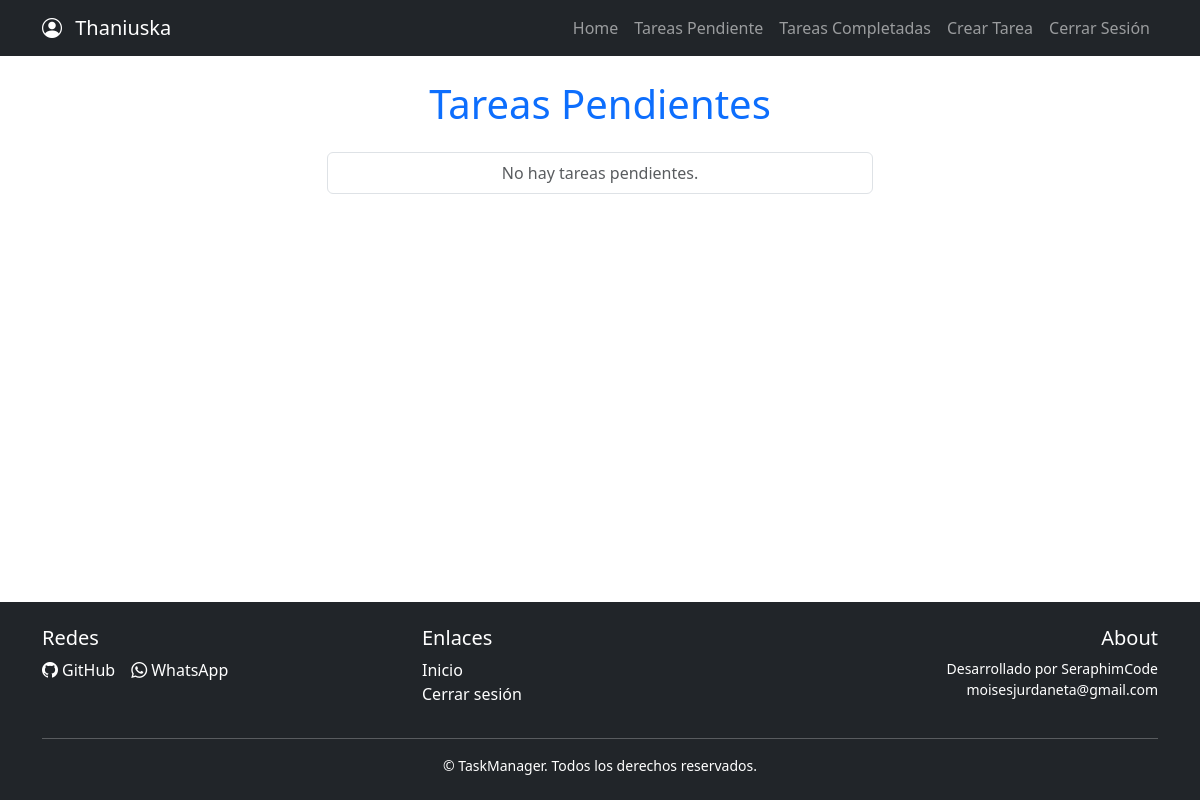
The app's page /tarea/ (signed in), older data.
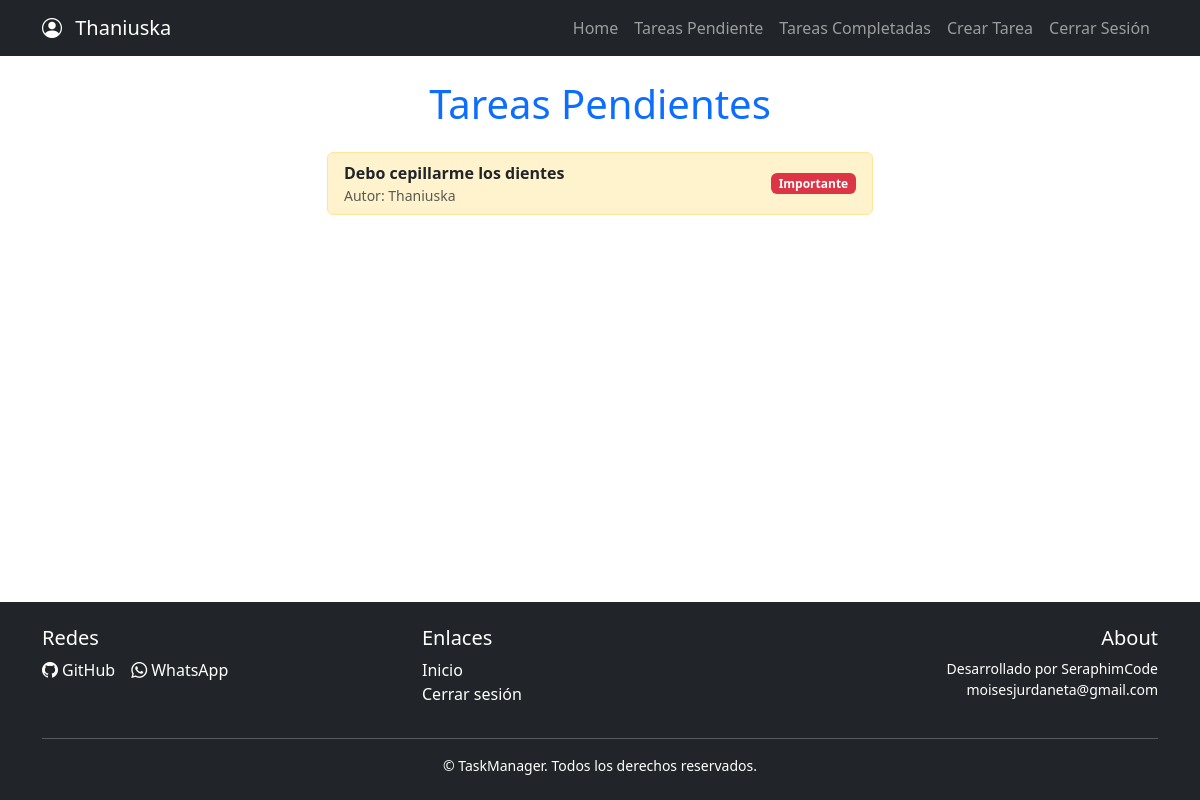
The same page, newer data.
### tareas/models.py (models this page shows, shortened)
class Tarea(models.Model):
    title = models.CharField(max_length=100)
    description = models.TextField(blank=True)
    created_at = models.DateTimeField(auto_now_add=True)
    datecomplete = models.DateTimeField(null=True,)
    important = models.BooleanField(default=False)
    user = models.ForeignKey(User, on_delete=models.CASCADE)

### tareas/views.py (the view)
# urls.py: path('tarea/', views.tarea, name='tarea'),
@login_required
def tarea(request):
    tareas = Tarea.objects.filter(user=request.user,datecomplete__isnull=True)
    return render(request, 'tarea.html', {'tareas': tareas})

### tareas/templates/tarea.html
{% extends 'base.html' %}
{% block content %}
 <main class="container mt-4">
  <div class="row">
    <div class="col-md-6 offset-md-3">
      <h1 class="mb-4 text-center text-primary">Tareas Pendientes</h1>
      <ul class="list-group">
        {% for tarea in tareas %}
          <li class="list-group-item d-flex justify-content-between align-items-center {% if tarea.important %}list-group-item-warning{% endif %}">
            <div>
              <a href="{% url 'detalle_tarea' tarea.id %}" class="text-decoration-none text-dark fw-bold">
                {{ tarea.title }}
              </a>
              <small class="d-block text-muted">Autor: {{ tarea.user.username }}</small>
            </div>
            {% if tarea.important %}
              <span class="badge bg-danger">Importante</span>
            {% endif %}
          </li>
        {% empty %}
          <li class="list-group-item text-center text-muted">No hay tareas pendientes.</li>
        {% endfor %}
      </ul>
    </div>
  </div>
</main>
{% endblock %}

### tareas/templates/base.html (shortened to what this page needs)
<!DOCTYPE html>
<html lang="en">
  <head>
    <link rel="stylesheet" href="https://cdn.jsdelivr.net/npm/bootstrap@5.3.8/dist/css/bootstrap.min.css" />
    <link rel="stylesheet" href="https://cdn.jsdelivr.net/npm/bootstrap-icons@1.10.5/font/bootstrap-icons.css" />
  </head>
  <body class="d-flex flex-column min-vh-100">
    <header>
      <nav class="navbar navbar-expand-lg bg-dark navbar-dark">
        <div class="container">
          <a class="navbar-brand" href="/">
            {% if user.is_authenticated %}
              <p class="text-white mb-0">
                <i class="bi bi-person-circle me-2"></i> {{ user.username }}
              </p>
            {% else %}
              SeraphimCode
            {% endif %}
          </a>
          <div class="collapse navbar-collapse" id="navbarNav">
            <ul class="navbar-nav ms-auto">
              <li class="nav-item">
                <a class="nav-link" href="{% url 'home' %}">Home</a>
              </li>
              {% if user.is_authenticated %}
                <li class="nav-item">
                  <a class="nav-link" href="{% url 'tarea' %}">Tareas Pendiente</a>
                </li>
                <li class="nav-item">
                  <a class="nav-link" href="{% url 'tareas_completadas' %}">Tareas Completadas</a>
                </li>
                <li class="nav-item">
                  <a class="nav-link" href="{% url 'crear_tarea' %}">Crear Tarea</a>
                </li>
                <li class="nav-item">
                  <a class="nav-link" href="/logout">Cerrar Sesión</a>
                </li>
              {% endif %}
            </ul>
          </div>
        </div>
      </nav>
    </header>
    <main>
      {% block content %}
      {% endblock %}
    </main>
    <footer class="bg-dark text-white mt-auto py-4">
  <div class="container">
    <div class="row justify-content-between">
      <div class="col-md-4 mb-3 mb-md-0">
        <h5>Redes</h5>
        <div class="d-flex gap-3">
          <a href="https://github.com/seraphimgeemu" target="_blank" class="text-white text-decoration-none d-flex align-items-center">
            <i class="bi bi-github me-1"></i> GitHub
          </a>
          <a href="https://wa.me/584146720418?text=Hola%20quiero%20más%20información%20sobre%20TaskManager" target="_blank" class="text-white text-decoration-none d-flex align-items-center">
            <i class="bi bi-whatsapp me-1"></i> WhatsApp
          </a>
        </div>
      </div>
      <div class="col-md-4 mb-3 mb-md-0">
        <h5>Enlaces</h5>
        <ul class="list-unstyled">
          <li><a href="/" class="text-white text-decoration-none">Inicio</a></li>
          <li><a href="/logout/" class="text-white text-decoration-none">Cerrar sesión</a></li>
        </ul>
      </div>
      <div class="col-md-4 text-md-end">
        <h5>About</h5>
        <p class="small mb-0">Desarrollado por SeraphimCode</p>
        <p class="small">moisesjurdaneta@gmail.com</p>
      </div>
    </div>
    <hr class="bg-light">
    <div class="text-center small">
      &copy; {{ year }} TaskManager. Todos los derechos reservados.
    </div>
  </div>
</footer>
  </body>
</html>

Row changes from the older to the newer data that the page shows:
added Tarea: title "Debo cepillarme los dientes", user.username "Thaniuska", important "Importante"
Text that changed along with them:
text no longer shown: "No hay tareas pendientes."
